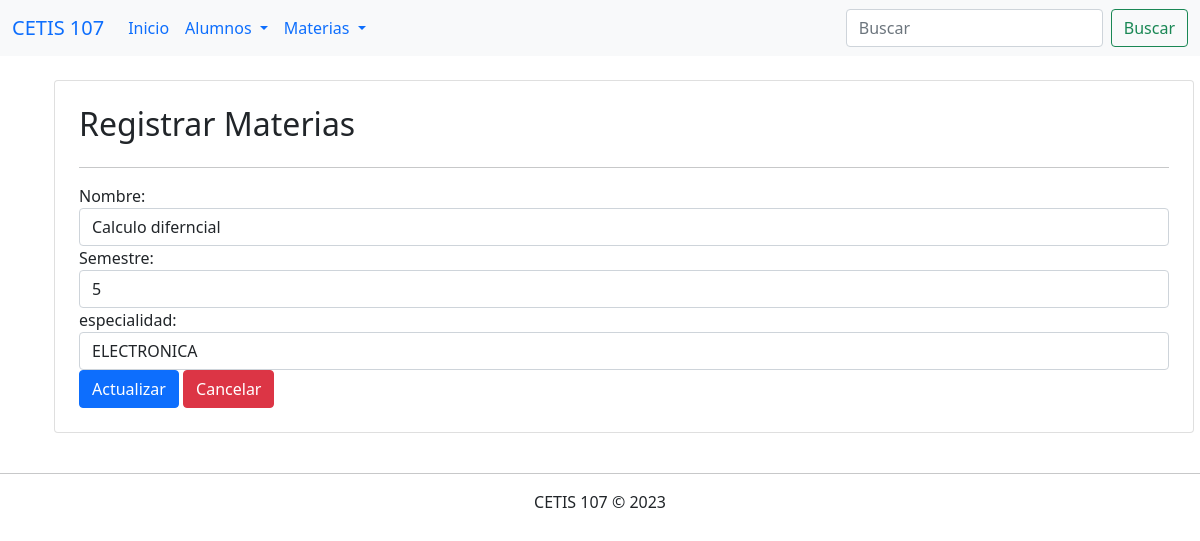
The app's page /editarmateria.php?id=1 with its own data.
### tables this page shows
CREATE TABLE `materias` (
  `id` int(11) NOT NULL,
  `nombre` varchar(100) NOT NULL,
  `semestre` int(20) NOT NULL,
  `especialidad` varchar(100) NOT NULL
);

### editarmateria.php (the view, shortened to what this page needs)
<!DOCTYPE html>
<html lang="en">
<head>
    <link rel="stylesheet" href="css/bootstrap.css">
</head>
<body>
    <?php
        include 'menu.php';
        include 'conexion.php';
        $id = $_GET["id"];
        $sql = "SELECT * FROM materias WHERE id=".$id;
        $datos = $conexion->query($sql);
        $materias = $datos->fetch_assoc();
    ?>
    <div class="container">
        <div class="row">
            <div class="col-12 card m-4 p-4">
                <h2>Registrar Materias</h2><hr>
                <form action="actualizarmateria.php" method="POST">
                    <div class="form-group">
                        <label for="">Nombre:</label>
                        <input value="<?php echo $materias["nombre"]; ?>" name="nombre" type="text" class="form-control" placeholder="Teclea el nombre del materias" required>
                    </div>
                    <div class="form-group">
                        <label for="">Semestre:</label>
                        <input value="<?php echo $materias["semestre"]; ?>" name="semestre" type="number" class="form-control" placeholder="Teclea el semestre" required>
                    </div>
                    <div class="form-group">
                        <label for="">especialidad:</label>
                        <select name="especialidad" class="form-control" required>
                            <option selected value="<?php echo $materias["especialidad"]; ?>"><?php echo $materias["especialidad"]; ?></option>
                        </select>
                    </div>
                    <div>
                        <input type="submit" value="Actualizar" class="btn btn-primary">
                        <a href="consultarmateria.php" class="btn btn-danger">Cancelar</a>
                    </div>
                </form>
            </div>
        </div>
    </div>
    <footer class="text-center">
        <hr>
        CETIS 107 &copy; 2023
    </footer>
</body>
</html>

### records on screen
materias: nombre "Calculo diferncial", semestre "5", especialidad "ELECTRONICA"
